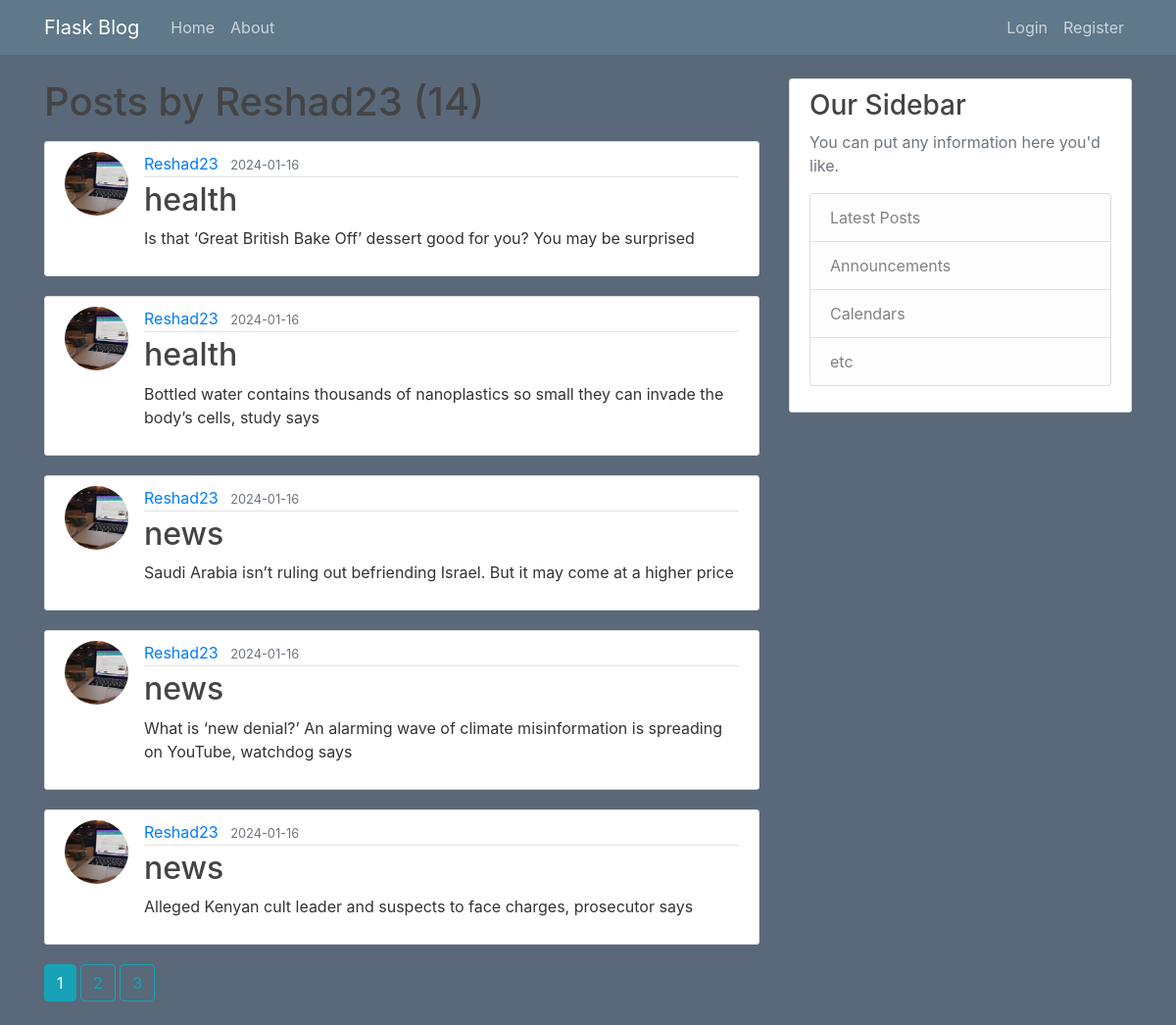
The page /user/Reshad23 on the database its author committed.
### flaskblog/models.py (models this page shows, shortened)
class User(db.Model, UserMixin):
    id = db.Column(db.Integer, primary_key=True)
    username = db.Column(db.String(20), unique=True, nullable=False)
    email = db.Column(db.String(120), unique=True, nullable=False)
    image_file = db.Column(db.String(20), nullable=False, default='default.jpg')
    password = db.Column(db.String(60), nullable=False)
    posts = db.relationship('Post', backref='author', lazy=True)

class Post(db.Model):
    id = db.Column(db.Integer, primary_key=True)
    title = db.Column(db.String(100), nullable=False)
    date_posted = db.Column(db.DateTime, nullable=False, default=datetime.utcnow)
    content = db.Column(db.Text, nullable=False)
    user_id = db.Column(db.Integer, db.ForeignKey('user.id'), nullable=False)

### flaskblog/users/routes.py (the view)
@users.route("/user/<string:username>")
def user_posts(username):
    page = request.args.get('page', 1, type=int)
    user = User.query.filter_by(username=username).first_or_404()
    posts = Post.query.filter_by(author=user)\
        .order_by(Post.date_posted.desc())\
        .paginate(page=page, per_page=5)
    return render_template('user_posts.html', posts=posts, user=user)

### flaskblog/templates/user_posts.html
{% extends "layout.html" %}
{% block content %}
    <h1 class="mb-3">Posts by {{ user.username }} ({{ posts.total }})</h1>
    {% for post in posts.items %}
        <article class="media content-section">
          <img class="rounded-circle article-img" src="{{ url_for('static', filename='profile_pics/' + post.author.image_file) }}">
          <div class="media-body">
            <div class="article-metadata">
              <a class="mr-2" href="{{ url_for('user_posts', username=post.author.username) }}">{{ post.author.username }}</a>
              <small class="text-muted">{{ post.date_posted.strftime('%Y-%m-%d') }}</small>
            </div>
            <h2><a class="article-title" href="{{ url_for('post', post_id=post.id) }}">{{ post.title }}</a></h2>
            <p class="article-content">{{ post.content }}</p>
          </div>
        </article>
    {% endfor %}
    {% for page_num in posts.iter_pages(left_edge=1, right_edge=1, left_current=1, right_current=2) %}
      {% if page_num %}
        {% if posts.page == page_num %}
          <a class="btn btn-info mb-4" href="{{ url_for('user_posts', username=user.username, page=page_num) }}">{{ page_num }}</a>
        {% else %}
          <a class="btn btn-outline-info mb-4" href="{{ url_for('user_posts', username=user.username, page=page_num) }}">{{ page_num }}</a>
        {% endif %}
      {% else %}
        ...
      {% endif %}
    {% endfor %}
{% endblock content %}

### flaskblog/static/main.css (style rules this page uses)
body { background: #596979; color: #333333; margin-top: 5rem; }
h1, h2, h3, h4, h5, h6 { color: #444444; }
.content-section { background: #ffffff; padding: 10px 20px; border: 1px solid #dddddd; border-radius: 3px; margin-bottom: 20px; }
.article-title { color: #444444; }
.article-content { white-space: pre-line; }
.article-img { height: 65px; width: 65px; margin-right: 16px; }
.article-metadata { padding-bottom: 1px; margin-bottom: 4px; border-bottom: 1px solid #e3e3e3 }

### rows shown on the page
User: username "Reshad23"
Post: image_file (placeholder picture), author.username "Reshad23", date_posted "2024-01-16", title "health", content "Is that ‘Great British Bake Off’ dessert good for you? You may be surprised"
Post: image_file (placeholder picture), author.username "Reshad23", date_posted "2024-01-16", title "health", content "Bottled water contains thousands of nanoplastics so small they can invade the body’s cells, study says"
Post: image_file (placeholder picture), author.username "Reshad23", date_posted "2024-01-16", title "news", content "Saudi Arabia isn’t ruling out befriending Israel. But it may come at a higher price"
Post: image_file (placeholder picture), author.username "Reshad23", date_posted "2024-01-16", title "news", content "What is ‘new denial?’ An alarming wave of climate misinformation is spreading on YouTube, watchdog says"
Post: image_file (placeholder picture), author.username "Reshad23", date_posted "2024-01-16", title "news", content "Alleged Kenyan cult leader and suspects to face charges, prosecutor says"

### other values the page prints
{{ posts.total }} "14"
{{ page_num }} "1"
{{ page_num }} "2" "3"
